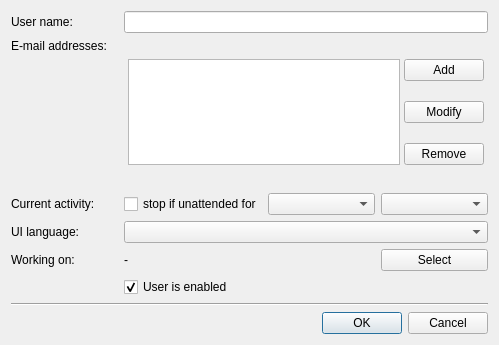
<?xml version="1.0" encoding="UTF-8"?>
<ui version="4.0">
 <class>tt3::gui::ModifyUserDialog</class>
 <widget class="QDialog" name="tt3::gui::ModifyUserDialog">
  <property name="geometry">
   <rect>
    <x>0</x>
    <y>0</y>
    <width>499</width>
    <height>345</height>
   </rect>
  </property>
  <property name="windowTitle">
   <string>Modify user</string>
  </property>
  <property name="windowIcon">
   <iconset resource="tt3-gui.qrc">
    <normaloff>:/tt3-gui/Resources/Images/Actions/ModifyUserLarge.png</normaloff>:/tt3-gui/Resources/Images/Actions/ModifyUserLarge.png</iconset>
  </property>
  <layout class="QGridLayout" name="gridLayout_2">
   <item row="2" column="0">
    <widget class="QLabel" name="inactivityTimeoutLabel">
     <property name="text">
      <string>Current activity:</string>
     </property>
    </widget>
   </item>
   <item row="0" column="0">
    <widget class="QLabel" name="realNameLabel">
     <property name="text">
      <string>User name:</string>
     </property>
    </widget>
   </item>
   <item row="3" column="1" colspan="3">
    <widget class="QComboBox" name="uiLocaleComboBox"/>
   </item>
   <item row="5" column="1" colspan="3">
    <widget class="QCheckBox" name="enabledCheckBox">
     <property name="text">
      <string>User is enabled</string>
     </property>
     <property name="checked">
      <bool>true</bool>
     </property>
    </widget>
   </item>
   <item row="2" column="2">
    <widget class="QComboBox" name="hoursComboBox"/>
   </item>
   <item row="3" column="0">
    <widget class="QLabel" name="uiLocaleLabel">
     <property name="text">
      <string>UI language:</string>
     </property>
    </widget>
   </item>
   <item row="2" column="1">
    <widget class="QCheckBox" name="inactivityTimeoutCheckBox">
     <property name="text">
      <string>stop if unattended for</string>
     </property>
    </widget>
   </item>
   <item row="2" column="3">
    <widget class="QComboBox" name="minutesComboBox"/>
   </item>
   <item row="6" column="0" colspan="4">
    <widget class="Line" name="line">
     <property name="orientation">
      <enum>Qt::Orientation::Horizontal</enum>
     </property>
    </widget>
   </item>
   <item row="1" column="1" colspan="3">
    <widget class="QWidget" name="emailAddressesWidget" native="true">
     <layout class="QGridLayout" name="gridLayout">
      <property name="leftMargin">
       <number>4</number>
      </property>
      <property name="topMargin">
       <number>4</number>
      </property>
      <property name="rightMargin">
       <number>4</number>
      </property>
      <property name="bottomMargin">
       <number>4</number>
      </property>
      <property name="spacing">
       <number>4</number>
      </property>
      <item row="0" column="0" rowspan="3">
       <widget class="QListWidget" name="emailAddressesListWidget"/>
      </item>
      <item row="0" column="1">
       <widget class="QPushButton" name="addEmailAddressPushButton">
        <property name="text">
         <string>Add</string>
        </property>
        <property name="icon">
         <iconset resource="tt3-gui.qrc">
          <normaloff>:/tt3-gui/Resources/Images/Actions/AddEmailAddressSmall.png</normaloff>:/tt3-gui/Resources/Images/Actions/AddEmailAddressSmall.png</iconset>
        </property>
       </widget>
      </item>
      <item row="1" column="1">
       <widget class="QPushButton" name="modifyEmailAddressPushButton">
        <property name="text">
         <string>Modify</string>
        </property>
        <property name="icon">
         <iconset resource="tt3-gui.qrc">
          <normaloff>:/tt3-gui/Resources/Images/Actions/ModifyEmailAddressSmall.png</normaloff>:/tt3-gui/Resources/Images/Actions/ModifyEmailAddressSmall.png</iconset>
        </property>
       </widget>
      </item>
      <item row="2" column="1">
       <widget class="QPushButton" name="removeEmailAddressPushButton">
        <property name="text">
         <string>Remove</string>
        </property>
        <property name="icon">
         <iconset resource="tt3-gui.qrc">
          <normaloff>:/tt3-gui/Resources/Images/Actions/RemoveEmailAddressSmall.png</normaloff>:/tt3-gui/Resources/Images/Actions/RemoveEmailAddressSmall.png</iconset>
        </property>
       </widget>
      </item>
     </layout>
    </widget>
   </item>
   <item row="0" column="1" colspan="3">
    <widget class="QLineEdit" name="realNameLineEdit"/>
   </item>
   <item row="1" column="0">
    <widget class="QLabel" name="emailAddressesLabel">
     <property name="text">
      <string>E-mail addresses:</string>
     </property>
     <property name="alignment">
      <set>Qt::AlignmentFlag::AlignLeading|Qt::AlignmentFlag::AlignLeft|Qt::AlignmentFlag::AlignTop</set>
     </property>
    </widget>
   </item>
   <item row="7" column="0" colspan="4">
    <widget class="QDialogButtonBox" name="buttonBox">
     <property name="orientation">
      <enum>Qt::Orientation::Horizontal</enum>
     </property>
     <property name="standardButtons">
      <set>QDialogButtonBox::StandardButton::Cancel|QDialogButtonBox::StandardButton::Ok</set>
     </property>
    </widget>
   </item>
   <item row="4" column="0">
    <widget class="QLabel" name="workingOnLabel">
     <property name="text">
      <string>Working on:</string>
     </property>
    </widget>
   </item>
   <item row="4" column="1" colspan="2">
    <widget class="QLabel" name="eorkingOnListLabel">
     <property name="text">
      <string>-</string>
     </property>
    </widget>
   </item>
   <item row="4" column="3">
    <widget class="QPushButton" name="workingOnPushButton">
     <property name="text">
      <string>Select</string>
     </property>
     <property name="icon">
      <iconset resource="tt3-gui.qrc">
       <normaloff>:/tt3-gui/Resources/Images/Objects/WorkStreamSmall.png</normaloff>:/tt3-gui/Resources/Images/Objects/WorkStreamSmall.png</iconset>
     </property>
    </widget>
   </item>
  </layout>
 </widget>
 <tabstops>
  <tabstop>realNameLineEdit</tabstop>
  <tabstop>emailAddressesListWidget</tabstop>
  <tabstop>addEmailAddressPushButton</tabstop>
  <tabstop>modifyEmailAddressPushButton</tabstop>
  <tabstop>removeEmailAddressPushButton</tabstop>
  <tabstop>inactivityTimeoutCheckBox</tabstop>
  <tabstop>hoursComboBox</tabstop>
  <tabstop>minutesComboBox</tabstop>
  <tabstop>uiLocaleComboBox</tabstop>
  <tabstop>workingOnPushButton</tabstop>
  <tabstop>enabledCheckBox</tabstop>
 </tabstops>
 <resources>
  <include location="tt3-gui.qrc"/>
 </resources>
 <connections>
  <connection>
   <sender>realNameLineEdit</sender>
   <signal>textChanged(QString)</signal>
   <receiver>tt3::gui::ModifyUserDialog</receiver>
   <slot>_realNameLineEditTextChanged(QString)</slot>
   <hints>
    <hint type="sourcelabel">
     <x>310</x>
     <y>24</y>
    </hint>
    <hint type="destinationlabel">
     <x>249</x>
     <y>154</y>
    </hint>
   </hints>
  </connection>
  <connection>
   <sender>inactivityTimeoutCheckBox</sender>
   <signal>stateChanged(int)</signal>
   <receiver>tt3::gui::ModifyUserDialog</receiver>
   <slot>_inactivityTimeoutCheckBoxStateChanged(int)</slot>
   <hints>
    <hint type="sourcelabel">
     <x>219</x>
     <y>169</y>
    </hint>
    <hint type="destinationlabel">
     <x>249</x>
     <y>154</y>
    </hint>
   </hints>
  </connection>
  <connection>
   <sender>hoursComboBox</sender>
   <signal>currentIndexChanged(int)</signal>
   <receiver>tt3::gui::ModifyUserDialog</receiver>
   <slot>_hoursComboBoxCurrentIndexChanged(int)</slot>
   <hints>
    <hint type="sourcelabel">
     <x>355</x>
     <y>169</y>
    </hint>
    <hint type="destinationlabel">
     <x>249</x>
     <y>154</y>
    </hint>
   </hints>
  </connection>
  <connection>
   <sender>minutesComboBox</sender>
   <signal>currentIndexChanged(int)</signal>
   <receiver>tt3::gui::ModifyUserDialog</receiver>
   <slot>_minutesComboBoxCurrentIndexChanged(int)</slot>
   <hints>
    <hint type="sourcelabel">
     <x>446</x>
     <y>169</y>
    </hint>
    <hint type="destinationlabel">
     <x>249</x>
     <y>154</y>
    </hint>
   </hints>
  </connection>
  <connection>
   <sender>uiLocaleComboBox</sender>
   <signal>currentIndexChanged(int)</signal>
   <receiver>tt3::gui::ModifyUserDialog</receiver>
   <slot>_uiLocaleComboBoxCurrentIndexChanged(int)</slot>
   <hints>
    <hint type="sourcelabel">
     <x>310</x>
     <y>204</y>
    </hint>
    <hint type="destinationlabel">
     <x>249</x>
     <y>154</y>
    </hint>
   </hints>
  </connection>
  <connection>
   <sender>buttonBox</sender>
   <signal>accepted()</signal>
   <receiver>tt3::gui::ModifyUserDialog</receiver>
   <slot>accept()</slot>
   <hints>
    <hint type="sourcelabel">
     <x>249</x>
     <y>283</y>
    </hint>
    <hint type="destinationlabel">
     <x>249</x>
     <y>154</y>
    </hint>
   </hints>
  </connection>
  <connection>
   <sender>buttonBox</sender>
   <signal>rejected()</signal>
   <receiver>tt3::gui::ModifyUserDialog</receiver>
   <slot>reject()</slot>
   <hints>
    <hint type="sourcelabel">
     <x>249</x>
     <y>283</y>
    </hint>
    <hint type="destinationlabel">
     <x>249</x>
     <y>154</y>
    </hint>
   </hints>
  </connection>
  <connection>
   <sender>emailAddressesListWidget</sender>
   <signal>currentRowChanged(int)</signal>
   <receiver>tt3::gui::ModifyUserDialog</receiver>
   <slot>_emailAddressesListWidgetCurrentRowChanged(int)</slot>
   <hints>
    <hint type="sourcelabel">
     <x>264</x>
     <y>96</y>
    </hint>
    <hint type="destinationlabel">
     <x>249</x>
     <y>154</y>
    </hint>
   </hints>
  </connection>
  <connection>
   <sender>addEmailAddressPushButton</sender>
   <signal>clicked()</signal>
   <receiver>tt3::gui::ModifyUserDialog</receiver>
   <slot>_addEmailAddressPushButtonClicked()</slot>
   <hints>
    <hint type="sourcelabel">
     <x>440</x>
     <y>64</y>
    </hint>
    <hint type="destinationlabel">
     <x>249</x>
     <y>154</y>
    </hint>
   </hints>
  </connection>
  <connection>
   <sender>modifyEmailAddressPushButton</sender>
   <signal>clicked()</signal>
   <receiver>tt3::gui::ModifyUserDialog</receiver>
   <slot>_modifyEmailAddressPushButtonClicked()</slot>
   <hints>
    <hint type="sourcelabel">
     <x>440</x>
     <y>96</y>
    </hint>
    <hint type="destinationlabel">
     <x>249</x>
     <y>154</y>
    </hint>
   </hints>
  </connection>
  <connection>
   <sender>removeEmailAddressPushButton</sender>
   <signal>clicked()</signal>
   <receiver>tt3::gui::ModifyUserDialog</receiver>
   <slot>_removeEmailAddressPushButtonClicked()</slot>
   <hints>
    <hint type="sourcelabel">
     <x>440</x>
     <y>128</y>
    </hint>
    <hint type="destinationlabel">
     <x>249</x>
     <y>154</y>
    </hint>
   </hints>
  </connection>
  <connection>
   <sender>workingOnPushButton</sender>
   <signal>clicked()</signal>
   <receiver>tt3::gui::ModifyUserDialog</receiver>
   <slot>_workingOnPushButtonClicked()</slot>
   <hints>
    <hint type="sourcelabel">
     <x>446</x>
     <y>241</y>
    </hint>
    <hint type="destinationlabel">
     <x>249</x>
     <y>172</y>
    </hint>
   </hints>
  </connection>
 </connections>
 <slots>
  <slot>_realNameLineEditTextChanged(QString)</slot>
  <slot>_inactivityTimeoutCheckBoxStateChanged(int)</slot>
  <slot>_hoursComboBoxCurrentIndexChanged(int)</slot>
  <slot>_uiLocaleComboBoxCurrentIndexChanged(int)</slot>
  <slot>_minutesComboBoxCurrentIndexChanged(int)</slot>
  <slot>_emailAddressesListWidgetCurrentRowChanged(int)</slot>
  <slot>_addEmailAddressPushButtonClicked()</slot>
  <slot>_modifyEmailAddressPushButtonClicked()</slot>
  <slot>_removeEmailAddressPushButtonClicked()</slot>
  <slot>_workingOnPushButtonClicked()</slot>
 </slots>
</ui>
